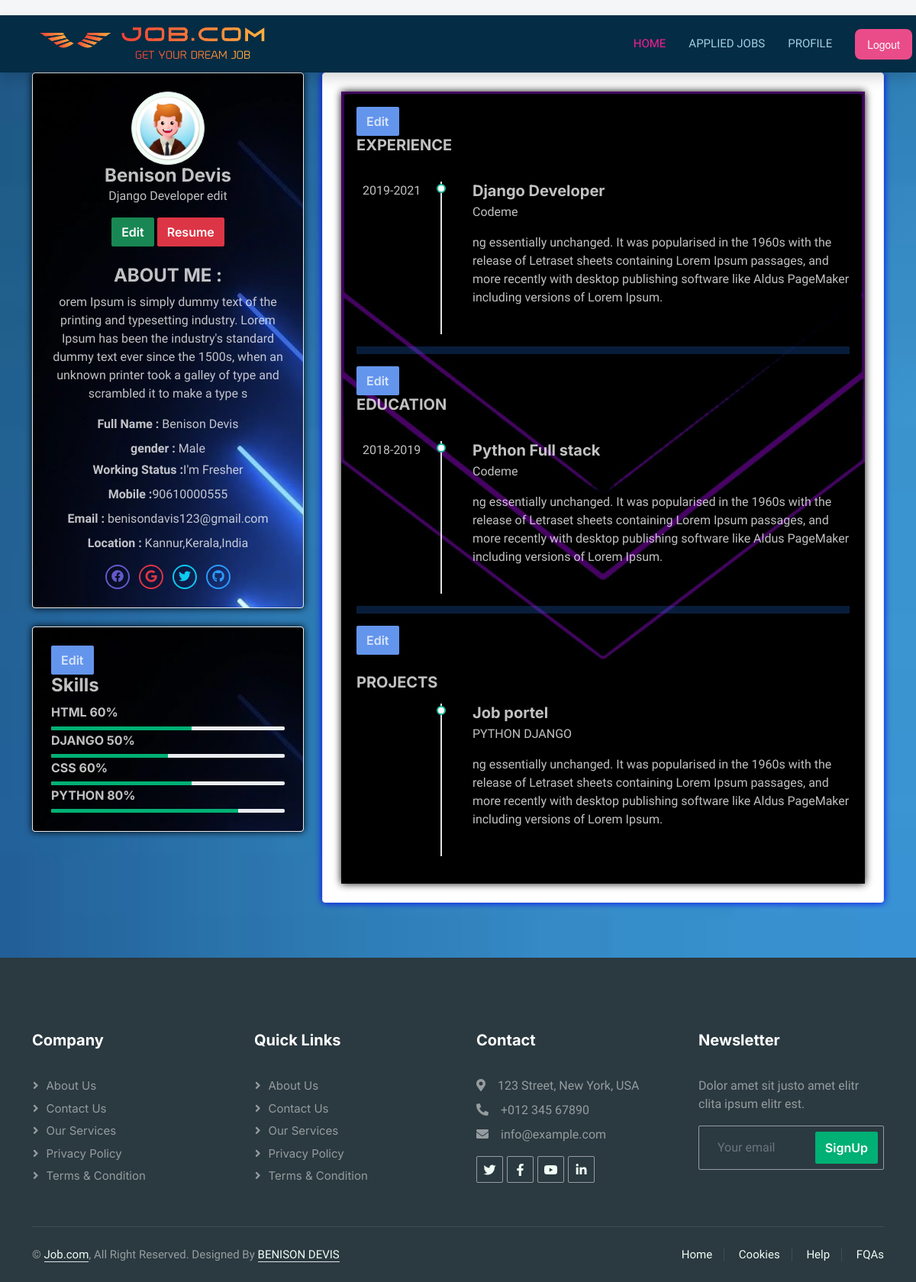
The app's page /employee/profile/ (signed in) with its own data.
### employee/models.py (models this page shows)
class ProfileEdit(models.Model):
    worksts = (
        ("frsh", "I'm Fresher"),
        ("exp", "I'm Experienced"))
    gender = (("M", "Male"), ("F", "Female"), ("O", "Outher"))
    profile_title = models.CharField(max_length=50,null=True, blank=True)
    bio = models.TextField(null=True, blank=True)
    profile_img = models.ImageField(upload_to="profile.image/", null=True, blank=True,default='static\img\pro.png')
    resume = models.FileField(upload_to="resume/", null=True, blank=True)
    location = models.CharField(max_length=50,null=True, blank=True)
    mobile_no = models.CharField(max_length=12,null=True, blank=True)
    working_sts = models.CharField(max_length=50, choices=worksts,null=True, blank=True)
    gender = models.CharField(max_length=50, choices=gender,null=True, blank=True)
    rel_profile = models.OneToOneField(
        Employee, on_delete=models.CASCADE, null=True, blank=True
    )

class AddSkill(models.Model):
    skill = models.CharField(max_length=50)
    percentage = models.IntegerField()
    rel_skill = models.ForeignKey(
        Employee, on_delete=models.CASCADE, null=True, blank=True
    )

class AddExperience(models.Model):
    job_role = models.CharField(max_length=50)
    date = models.CharField(max_length=10)
    company_name = models.CharField(max_length=50)
    job_dicription = models.TextField(null=True, blank=True)
    rel_experience = models.ForeignKey(
        Employee, on_delete=models.CASCADE, null=True, blank=True
    )

class AddEducations(models.Model):
    school = models.CharField(max_length=50)
    qualification = models.CharField(max_length=50)
    date = models.CharField(max_length=10)
    shor_dicription = models.TextField(null=True, blank=True)
    rel_education = models.ForeignKey(
        Employee, on_delete=models.CASCADE, null=True, blank=True
    )

class AddProject(models.Model):
    pro_name = models.CharField(max_length=50)
    domine = models.CharField(max_length=50)
    shor_dicription = models.TextField(null=True, blank=True)
    rel_project = models.ForeignKey(
        Employee, on_delete=models.CASCADE, null=True, blank=True
    )

### account/models.py (models this page shows, shortened)
class Account(AbstractUser):
    class Role(models.TextChoices):
        ADMIN = "ADMIN", "Admin"
        USER = "USER", "User"
        COMPANY = "COMPANY", "Company"
    base_role = Role.ADMIN
    is_active = models.BooleanField(default=False)
    can_login = models.BooleanField(default=True)
    role = models.CharField(max_length=50, choices=Role.choices)

### employee/decorators.py (the view)
    def wrappeer(request,*args,**kwargs):
        if not request.user.is_authenticated:
            return redirect('user_login')
        else:
            if request.user.role != 'USER':
                return render(request, "404.html")
        return function(request,*args,**kwargs)

### employee/views.py (called while the page is built)
@employee_login_required
def employee_profile(request):
    emp = request.user
    addskl = AddSkill.objects.filter(rel_skill=emp)
    addexpe = AddExperience.objects.filter(rel_experience=emp)
    addeduc = AddEducations.objects.filter(rel_education=emp)
    addpro = AddProject.objects.filter(rel_project=emp)
    addprof = ProfileEdit.objects.filter(rel_profile=emp).first()
    context = {
        "emp": emp,
        "exp": addexpe,
        "educ": addeduc,
        "pro": addpro,
        "skl": addskl,
        "prof": addprof,
    }
    return render(request, "employees_pages/emp_profile.html", context)

### templates/employees_pages/emp_profile.html (shortened to what this page needs)
{% extends 'base.html' %}
{% block content %}
{% load static %}
<div class="container">
<div class="row">
    <div class="col-lg-4 col-xl-4">
        <div  class="card-box text-center  " style="box-shadow: 0px 0px 10px black ;background-image: url('{% static 'img/prolh.jpg' %}');">
            {% if prof.profile_img %}
                <img src="{{ prof.profile_img.url }}" class="rounded-circle avatar-xl img-thumbnail" alt="profile-image">
            {% else %}
                <img src="{% static 'img/pro.png' %}" class="rounded-circle avatar-xl img-thumbnail" alt="profile-image">
            {% endif %}
            <h4 style="color: rgba(255, 255, 255, 0.758);" class="mb-0">{{ request.user.first_name }} {{ request.user.last_name }}</h4>
            <p style="color: rgba(255, 255, 255, 0.758);">{{ prof.profile_title }}</p>
            <a href="{% url 'employee_profile_edit' %}"><button type="button" class="btn btn-success btn-xs waves-effect mb-2 waves-light">Edit</button></a>
            {% if prof.resume %}
                <a href="{{ prof.resume.url }}"><button type="button" class="btn btn-danger btn-xs waves-effect mb-2 waves-light">Resume</button></a>
            {% else %}
                <a href="{% url 'employee_profile_edit' %}"><button class="btn btn-danger btn-xs waves-effect mb-2 waves-light" >Upload Resume</button></a>
            {% endif %}
            <div style="color: rgba(255, 255, 255, 0.758);" class="text-left mt-3">
                <h4 style="color: rgba(255, 255, 255, 0.758);" class="font-13 text-uppercase">About Me :</h4>
                <p class="font-13 mb-3">
                    {{ prof.bio }}
                </p>
                <p class=" mb-2 font-13"><strong>Full Name :</strong> <span class="ml-2">{{ request.user.first_name }} {{ request.user.last_name }}</span></p>
                <p class="mb-1 font-13"><strong>gender :</strong> <span class="ml-2">
                    {{prof.gender}}
                </span></p>
                <p class=" mb-2 font-13"><strong>Working Status :</strong><span class="ml-2">{{ prof.working_sts }}</span></p>
                <p class=" mb-2 font-13"><strong>Mobile :</strong><span class="ml-2">{{ prof.mobile_no }}</span></p>
                <p class="mb-2 font-13"><strong>Email :</strong> <span class="ml-2 ">{{ request.user.email }}</span></p>
                <p class="mb-1 font-13"><strong>Location :</strong> <span class="ml-2">{{ prof.location }}</span></p>
            </div>
            <ul class="social-list list-inline mt-3 mb-0">
                <li class="list-inline-item">
                    <a href="javascript: void(0);" class="social-list-item border-purple text-purple"><i class="fab fa-facebook"></i></a>
                </li>
                <li class="list-inline-item">
                    <a href="javascript: void(0);" class="social-list-item border-danger text-danger"><i class="fab fa-google"></i></a>
                </li>
                <li class="list-inline-item">
                    <a href="javascript: void(0);" class="social-list-item border-info text-info"><i class="fab fa-twitter"></i></a>
                </li>
                <li class="list-inline-item">
                    <a href="javascript: void(0);" class="social-list-item border-secondary text-secondary"><i class="fab fa-github"></i></a>
                </li>
            </ul>
        </div>
        <div class="card-box  " style="box-shadow: 0px 0px 10px black ;background-image: url('{% static 'img/prolh.jpg' %}');">
            <button style="background-color: cornflowerblue;color: rgba(255, 255, 255, 0.758);" type="button" class="btn " data-toggle="modal" data-target="#exampleModal4" data-whatever="@mdo">
                Edit
              </button>
            <h4 style="color: rgba(255, 255, 255, 0.758);" class="header-title">Skills</h4>
            {% if not skl %}
                <div class="pt-1">
                    <h6 class="text-uppercase mt-0">skill <span class="float-right">99%</span></h6>
                    <div class="progress progress-sm m-0">
                        <div  class="progress-bar " role="progressbar" aria-valuenow="99" aria-valuemin="0" aria-valuemax="100" style="width:99%;background-color: darkblue;">
                            <span class="sr-only">99% Complete</span>
                        </div>
                    </div>
                </div>
            {% else %}
                {% for addskl in skl %}
                    <div class="pt-1">
                        <h6 style="color: rgba(255, 255, 255, 0.758);" class="text-uppercase mt-0">{{addskl.skill}} <span class="float-right">{{addskl.percentage}}%</span></h6>
                        <div class="progress progress-sm m-0">
                            <div class="progress-bar bg-purple" role="progressbar" aria-valuenow="{{addskl.percentage}}" aria-valuemin="0" aria-valuemax="100" style="width: {{addskl.percentage}}%">
                            </div>
                        </div>
                    </div>
                {% endfor %}
            {% endif %}
        </div>
    </div>
    <div class="col-lg-8 col-xl-8">
        <div class="card-box" style="box-shadow: 0px 0px 10px blue;">
            <div class="tab-content " style="padding: 20px;box-shadow: 0px 0px 10px rgb(13, 13, 13);background-image: url('{% static 'img/pronewc.jpg' %}');background-size: 100% 100%;">
                <div class="tab-pane show active" id="about-me">
                    <button style="background-color: cornflowerblue;color: rgba(255, 255, 255, 0.758);" type="button" class="btn " data-toggle="modal" data-target="#exampleModal" data-whatever="@mdo">
                        Edit
                    </button>
                    <h5 style="color: rgba(255, 255, 255, 0.758);" class="mb-4 text-uppercase">Experience</h5>
                    <ul style="color: rgba(255, 255, 255, 0.758);" class="list-unstyled timeline-sm">
                        {% if not exp %}
                            <li class="timeline-sm-item">
                                <span style="color: rgba(255, 255, 255, 0.758);" class="timeline-sm-date">year-year</span>
                                <h5 style="color: rgba(255, 255, 255, 0.758);" class="mt-0 mb-1">Job role</h5>
                                <p style="color: rgba(255, 255, 255, 0.758);">Company Name</p>
                                <p class="text-muted mt-2">{{ addexp.job_dicription }}</p>
                            </li>
                        {% else %}
                            {% for addexp in exp %}
                                <li  class="timeline-sm-item">
                                    <span  class="timeline-sm-date">{{ addexp.date }}</span>
                                    <h5 style="color: rgba(255, 255, 255, 0.758);" class="mt-0 mb-1">{{ addexp.job_role }}</h5>
                                    <p >{{ addexp.company_name }}</p>
                                    <p style="color: rgba(255, 255, 255, 0.758);" class=" mt-2">{{ addexp.job_dicription }}</p>
                                </li>
                            {% endfor %}
                        {% endif %}
                    </ul>
                    <hr style="border-top: 10px solid #2174e8;">
                    <button style="background-color: cornflowerblue;color: rgba(255, 255, 255, 0.758);" type="button" class="btn " data-toggle="modal" data-target="#exampleModal1" data-whatever="@fat">
                        Edit
                      </button>
                    <h5 style="color: rgba(255, 255, 255, 0.758);" class="mb-4 text-uppercase">
                        Education</h5>
                    <ul class="list-unstyled timeline-sm">
                        {% if not educ %}
                            <li class="timeline-sm-item">
                                <span class="timeline-sm-date">year-year</span>
                                <h5 class="mt-0 mb-1">Qualification</h5>
                                <p>Name of school/College</p>
                                <p class="text-muted mt-2">{{ addedu.shor_dicription }}</p>
                            </li>
                        {% else %}
                            {% for addedu in educ %}
                                <li style="color: rgba(255, 255, 255, 0.758);" class="timeline-sm-item">
                                    <span class="timeline-sm-date">{{ addedu.date }}</span>
                                    <h5 style="color: rgba(255, 255, 255, 0.758);" class="mt-0 mb-1">{{ addedu.qualification }}</h5>
                                    <p>{{ addedu.school }}</p>
                                    <p class=" mt-2">{{ addedu.shor_dicription }}</p>
                                </li>
                            {% endfor %}
                        {% endif %}
                    </ul>
                    <hr style="border-top: 10px solid #2174e8;">
                    <button style="background-color: cornflowerblue;color: rgba(255, 255, 255, 0.758);" type="button" class="btn " data-toggle="modal" data-target="#exampleModal2">
                        Edit
                      </button>
                    <h5 style="color: rgba(255, 255, 255, 0.758);" class="mb-3 mt-4 text-uppercase">
                        Projects
                    </h5>
                    <ul class="list-unstyled timeline-sm">
                        {% if not pro %}
                            <li class="timeline-sm-item">
                                <span class="timeline-sm-date">No.</span>
                                <h5 class="mt-0 mb-1">Project Name</h5>
                                <p>Domine</p>
                                <p class="text-muted mt-2">short Discription for your project
                                </p>
                            </li>
                        {% else %}
                        {% for addpro in pro %}
                            <li style="color: rgba(255, 255, 255, 0.758);" class="timeline-sm-item">
                                <h5 style="color: rgba(255, 255, 255, 0.758);"  class="mt-0 mb-1">{{ addpro.pro_name }}</h5>
                                <p>{{ addpro.domine }}</p>
                                <p class=" mt-2">{{ addpro.shor_dicription }}</p>
                            </li>
                        {% endfor %}
                        {% endif %}
                    </ul>
                </div>
            </div>
        </div>
    </div>
</div>
</div>
{% endblock content %}

### static/css/style.css (style rules this page uses)
:root { --primary: #f61d98; --secondary: #2B9BFF; --light: #EFFDF5; --dark: #2B3940; --danger:#9fd1eb; }
.btn { font-family: 'Inter', sans-serif; font-weight: 600; transition: .5s; }

### templates/employees_pages/emp_profile.html (style rules this page uses)
body { color: #6c757d; background-color: #f5f6f8; margin-top:20px; }
.card-box { background-color: #fff; background-clip: border-box; border: 1px solid #e7eaed; padding: 1.5rem; margin-bottom: 24px; border-radius: .25rem; }
.avatar-xl { height: 6rem; width: 6rem; }
.rounded-circle { border-radius: 50%!important; }
.mb-4, .my-4 { margin-bottom: 2.25rem!important; }
.tab-content { padding: 20px 0 0 0; }
.progress-sm { height: 5px; }
.m-0 { margin: 0!important; }
.social-list-item { height: 2rem; width: 2rem; line-height: calc(2rem - 4px); display: block; border: 2px solid #adb5bd; border-radius: 50%; color: #adb5bd; }
.text-purple { color: #6559cc!important; }
.border-purple { border-color: #6559cc!important; }
.timeline-sm { padding-left: 110px; }
.timeline-sm .timeline-sm-item { position: relative; padding-bottom: 20px; padding-left: 40px; border-left: 2px solid #dee2e6; }
.timeline-sm .timeline-sm-item:after { content: ""; display: block; position: absolute; top: 3px; left: -7px; width: 12px; height: 12px; border-radius: 50%; background: #fff; border: 2px solid #1abc9c; }
.timeline-sm .timeline-sm-item .timeline-sm-date { position: absolute; left: -104px; }

### records on screen
ProfileEdit: profile_img (picture), profile_title "Django Developer edit", bio "orem Ipsum is simply dummy text of the printing and typesetting industry. Lorem Ipsum has been the industry's standard dummy text ever since the 1500s, when an unknown printer took a galley of type and scrambled it to make a type s", gender "Male", working_sts "I'm Fresher", mobile_no "90610000555", location "Kannur,Kerala,India"
Account: user.first_name "Benison", user.last_name "Devis", user.email "benisondavis123@gmail.com"
AddSkill: skill "HTML", percentage "60"
AddSkill: skill "DJANGO", percentage "50"
AddSkill: skill "CSS", percentage "60"
AddSkill: skill "PYTHON", percentage "80"
AddExperience: date "2019-2021", job_role "Django Developer", company_name "Codeme", job_dicription "ng essentially unchanged. It was popularised in the 1960s with the release of Letraset sheets containing Lorem Ipsum passages, and more recently with desktop publishing software like Aldus PageMaker including versions of Lorem Ipsum."
AddEducations: date "2018-2019", qualification "Python Full stack", school "Codeme", shor_dicription "ng essentially unchanged. It was popularised in the 1960s with the release of Letraset sheets containing Lorem Ipsum passages, and more recently with desktop publishing software like Aldus PageMaker including versions of Lorem Ipsum."
AddProject: pro_name "Job portel", domine "PYTHON DJANGO", shor_dicription "ng essentially unchanged. It was popularised in the 1960s with the release of Letraset sheets containing Lorem Ipsum passages, and more recently with desktop publishing software like Aldus PageMaker including versions of Lorem Ipsum."
